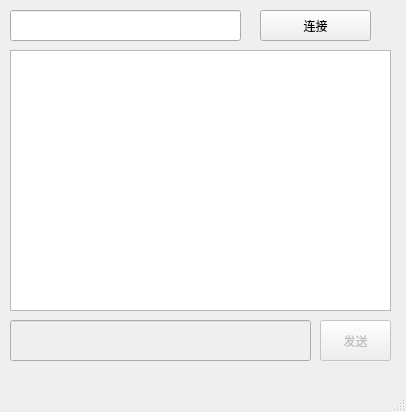
<?xml version="1.0" encoding="UTF-8"?>
<ui version="4.0">
 <class>MainWindow</class>
 <widget class="QMainWindow" name="MainWindow">
  <property name="geometry">
   <rect>
    <x>0</x>
    <y>0</y>
    <width>406</width>
    <height>412</height>
   </rect>
  </property>
  <property name="windowTitle">
   <string>MainWindow</string>
  </property>
  <widget class="QWidget" name="centralWidget">
   <widget class="QLineEdit" name="lineEdit_ip">
    <property name="geometry">
     <rect>
      <x>10</x>
      <y>10</y>
      <width>231</width>
      <height>31</height>
     </rect>
    </property>
   </widget>
   <widget class="QPushButton" name="pushButton_connect">
    <property name="geometry">
     <rect>
      <x>260</x>
      <y>10</y>
      <width>111</width>
      <height>31</height>
     </rect>
    </property>
    <property name="text">
     <string>连接</string>
    </property>
   </widget>
   <widget class="QTextBrowser" name="textBrowser">
    <property name="geometry">
     <rect>
      <x>10</x>
      <y>50</y>
      <width>381</width>
      <height>261</height>
     </rect>
    </property>
   </widget>
   <widget class="QLineEdit" name="lineEdit_send">
    <property name="enabled">
     <bool>false</bool>
    </property>
    <property name="geometry">
     <rect>
      <x>10</x>
      <y>320</y>
      <width>301</width>
      <height>41</height>
     </rect>
    </property>
   </widget>
   <widget class="QPushButton" name="pushButton_send">
    <property name="enabled">
     <bool>false</bool>
    </property>
    <property name="geometry">
     <rect>
      <x>320</x>
      <y>320</y>
      <width>71</width>
      <height>41</height>
     </rect>
    </property>
    <property name="text">
     <string>发送</string>
    </property>
   </widget>
  </widget>
  <widget class="QMenuBar" name="menuBar">
   <property name="geometry">
    <rect>
     <x>0</x>
     <y>0</y>
     <width>406</width>
     <height>25</height>
    </rect>
   </property>
  </widget>
  <widget class="QStatusBar" name="statusBar"/>
 </widget>
 <layoutdefault spacing="6" margin="11"/>
 <resources/>
 <connections/>
</ui>
